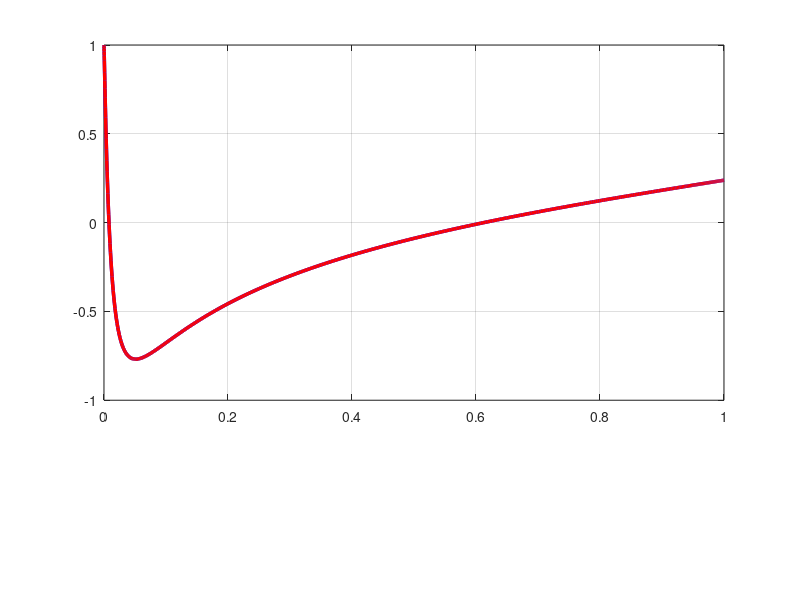

This chart was generated by the following MATLAB code: (Note: this script raises an error after producing the figure.)
clear; clc; close all;

% >>> CHANGE ANGLE OF ATTACK HERE FOR YOUR EXAM <<<
AoA_deg = 0; % Angle of Attack in degrees (Try 0, 4, 8, -4, etc.)
% -------------------------------------------------

alpha = deg2rad(AoA_deg);
N = 400;
beta = linspace(0, pi, N);
x = 0.5 * (1 - cos(beta)); 
t = 0.12;

% Geometry & Slope
yt = 5 * t * (0.2969*sqrt(x) - 0.1260*x - 0.3516*x.^2 + 0.2843*x.^3 - 0.1015*x.^4);
dyt_dx = 5 * t * (0.14845./sqrt(x + 1e-6) - 0.1260 - 0.7032*x + 0.8529*x.^2 - 0.4060*x.^3);

% Velocity & Cp Calculation with Riegels Leading-Edge Correction
% Base velocity component from thickness
u_thick = 1 + 0.88 * (yt ./ (x + 0.03)) - 0.12 * x.^1.5;

% Circulation component due to Angle of Attack (Thin Airfoil Theory)
u_alpha = sin(alpha) * sqrt((1 - x) ./ (x + 0.008));

% Surface velocities (Riegels rule prevents LE singularity and shifts stagnation point)
V_upper = (u_thick * cos(alpha) + u_alpha) ./ sqrt(1 + dyt_dx.^2);
V_lower = (u_thick * cos(alpha) - u_alpha) ./ sqrt(1 + dyt_dx.^2);

Cp_upper = 1 - V_upper.^2;
Cp_lower = 1 - V_lower.^2;

% Integrate Cp to find Lift Coefficient (Cl = integral of Cp_l - Cp_u)
Cl = trapz(x, (Cp_lower - Cp_upper)) * cos(alpha);

% Locate Stagnation Point (where Cp is maximum / closest to 1)
if AoA_deg >= 0
    [Cp_stag, idx_stag] = max(Cp_lower);
    stag_surf = 'Lower Surface';
else
    [Cp_stag, idx_stag] = max(Cp_upper);
    stag_surf = 'Upper Surface';
end
x_stag = x(idx_stag);

% Plotting
figure('Color', 'w', 'Position', [100, 100, 850, 620]);

subplot(4,1,1:3); hold on; grid on; box on;
% Shade area between curves to represent Lift (Cl)
fill([x, fliplr(x)], [Cp_upper, fliplr(Cp_lower)], [0.9 0.95 1], ...
    'EdgeColor', 'none', 'DisplayName', sprintf('Enclosed Area = C_l (\\approx %.2f)', Cl));

plot(x, Cp_upper, 'b-', 'LineWidth', 2.5, 'DisplayName', 'Upper Surface (Suction / Expansion)');
plot(x, Cp_lower, 'r-', 'LineWidth', 2.5, 'DisplayName', 'Lower Surface (Pressure)');
yline(0, 'k-.', 'LineWidth', 1, 'DisplayName', 'C_p = 0');

% Plot Stagnation Point
plot(x_stag, Cp_stag, 'ko', 'MarkerSize', 8, 'MarkerFaceColor', 'g', ...
    'DisplayName', sprintf('Stagnation Point (x/c = %.3f, %s)', x_stag, stag_surf));

% Plot Suction Peak
[Cp_min, idx_min] = min(Cp_upper);
plot(x(idx_min), Cp_min, 'ks', 'MarkerSize', 8, 'MarkerFaceColor', 'm', ...
    'DisplayName', sprintf('Suction Peak (C_p = %.2f at x/c = %.3f)', Cp_min, x(idx_min)));

set(gca, 'YDir', 'reverse');
ylim([min(Cp_upper)-0.3, 1.2]); xlim([-0.02, 1.02]);
ylabel('C_p [Inverted Axis]', 'FontWeight', 'bold');
title(sprintf('NACA 0012 C_p Distribution at \\alpha = %.1f^\\circ  (C_l \\approx %.2f)', AoA_deg, Cl), 'FontSize', 12);
legend('Location', 'southeast');

% Airfoil Plot with AoA rotation visual
subplot(4,1,4); hold on; grid on; box on;
fill([x, fliplr(x)], [yt, fliplr(-yt)], [0.85 0.85 0.85], 'EdgeColor', 'k', 'LineWidth', 1.5);
y_stag = ifelse(AoA_deg >= 0, -yt(idx_stag), yt(idx_stag));
plot(x_stag, y_stag, 'ko', 'MarkerFaceColor', 'g', 'MarkerSize', 7);
axis equal; xlim([-0.02, 1.02]); ylim([-0.15, 0.15]);
xlabel('x/c', 'FontWeight', 'bold'); ylabel('y/c', 'FontWeight', 'bold');
title(sprintf('Stagnation Point Location on Airfoil (x/c = %.3f)', x_stag));

function out = ifelse(cond, true_val, false_val)
if cond, out = true_val; else, out = false_val; end
end
